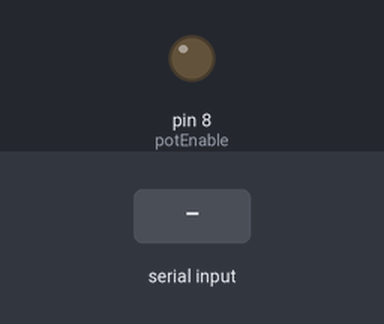
A sketch run on a simulated Arduino Uno, built with avr-gcc and run on an emulated ATmega328P. Shown: output pins drawn as LEDs (lit = HIGH). The inputs (shaded band) are chosen by the test bench.

Above: at 1.2 s.
1.3 s: "1" received over Serial
At 2.1 s:
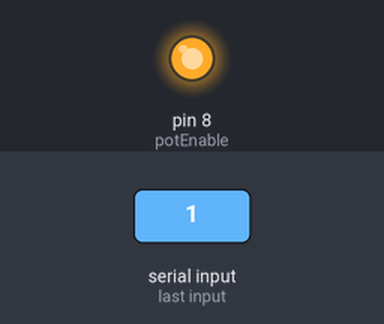
2.8 s: "0" received over Serial
At 3.3 s:
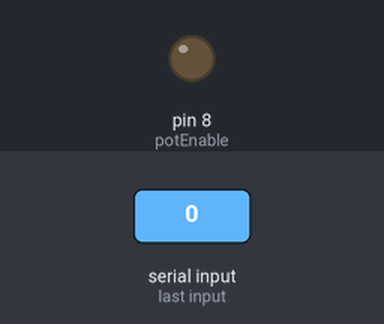
Timing chart, 0 to 5.8 s (numbered marks = the images above; inputs shaded):
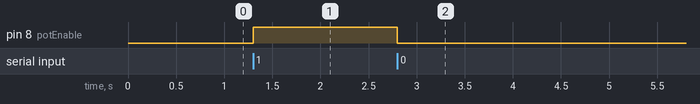

Measured:
- after the input at 1.3 s, pin 8 (potEnable): LOW → HIGH at once
- after the input at 2.8 s, pin 8 (potEnable): HIGH → LOW at once

The sketch:

arduino_test.ino
```cpp
#define potEnable 8

int readIn = 0;

void setup(){
  Serial.begin(9600);
  pinMode(potEnable, OUTPUT);

}


void loop(){
  if(Serial.available()>0)
  {
    readIn = Serial.read();
  }

  if(readIn == '1') {
    digitalWrite(potEnable, HIGH);
  }

  else if(readIn == '0'){
    digitalWrite(potEnable, LOW);
  }
}
```
